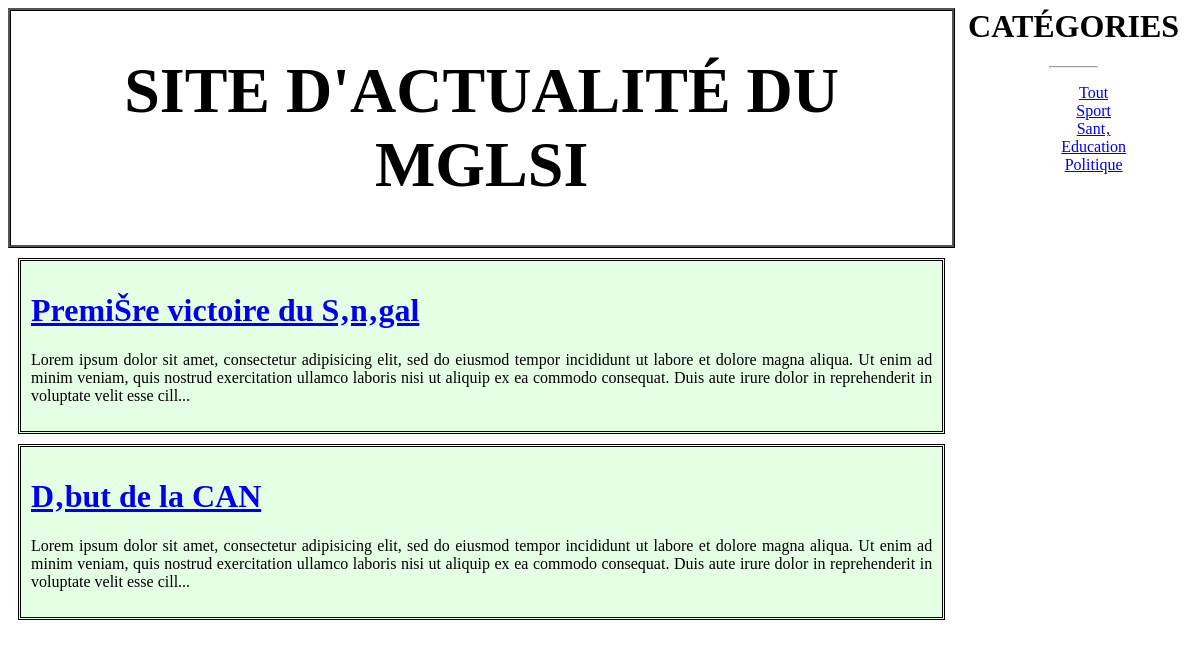
The app's page /article.php?categorie=1 with its own data.
### tables this page shows
CREATE TABLE Article(
	id int primary key auto_increment,
	titre varchar(255),
	contenu text,
	dateCreation datetime DEFAULT NOW(),
	dateModification datetime DEFAULT NOW(),
	categorie int
);

CREATE TABLE Categorie(
	id int primary key auto_increment,
	libelle varchar(20)
);

### inc/fonctions.php (called while the page is built, shortened)
<?php
	function getList($bdd, $table='Article')
	{
		$reponse = $bdd->query('SELECT * FROM '.$table);
		$articles = $reponse->fetchAll(PDO::FETCH_OBJ);
		return $articles;
	}
	function getItemByCategorie($bdd, $catId)
	{
		$reponse = $bdd->query('SELECT * FROM Article WHERE categorie = '.$catId);
		$articles = $reponse->fetchAll(PDO::FETCH_OBJ);
		return $articles;
	}
?>

### article.php (the view, shortened to what this page needs)
<!DOCTYPE html>
<html>
<head>
	<link rel="stylesheet" type="text/css" href="design/style.css">
</head>
<body>
	<div id="contenu">
	<?php
		require_once 'inc/entete.php';
		require_once 'inc/fonctions.php';
		$bdd = dbConnect();
		if (isset($_GET['id']))
		{
			?>
				<?php
					$id = (int) $_GET['id'];
					$article = getItem($bdd, $id);
				?>
				<h1><?= $article->titre ?></h1>
				<span>Publié le <?= $article->dateCreation ?></span>
				<p><?= $article->contenu ?></p>
			</div><?php
		}
		else if  (isset($_GET['categorie']))
		{
			$catId = (int) $_GET['categorie'];
			$articles = getItemByCategorie($bdd, $catId);
			if (empty($articles)) {
				echo "Aucun article dans cette catégorie";
			}
			else
			{
				foreach ($articles as $article)
				{?>
					<div class="article">
						<h1><a href="article.php?id=<?= $article->id ?>"><?= $article->titre ?></a></h1>
						<p><?= substr($article->contenu, 0, 300) . '...' ?></p>
					</div><?php
				}
			}
		}
		else
		{?>
			<meta http-equiv="refresh" content="3; url=index.php">
			<p>Cet article n'existe pas !!!</p><?php
		}
	?>
	</div>
	<?php
		$categories = getList($bdd, 'Categorie');
		require_once 'inc/menu.php';
	?>
</body>
</html>

### inc/menu.php
<div id="menu">
	<h1>Catégories</h1><hr width="20%">
	<ul>
		<li><a href="index.php">Tout</a></li>
		<?php foreach ($categories as $categorie): ?>
			<li><a href="article.php?categorie=<?= $categorie->id ?>"><?= $categorie->libelle ?></a></li>
		<?php endforeach ?>
	</ul>
</div>

### design/style.css (style rules this page uses)
#contenu { float: left; width: 80%; text-align: justify; }
#menu { margin-left: 80%; text-align: center; }
#menu li { list-style-type: none; }
#menu h1 { margin-top: 0px; padding-top: 0px; font-family: "AGENCY FB"; text-transform: uppercase; }
.article { margin: 10px; padding: 10px; border:3px double black; background-color: rgba(0, 255, 0, 0.1); }

### records on screen
article: titre "PremiŠre victoire du S‚n‚gal", contenu "Lorem ipsum dolor sit amet, consectetur adipisicing elit, sed do eiusmod tempor incididunt ut labore et dolore magna aliqua. Ut enim ad minim veniam, quis nostrud exercitation ullamco laboris nisi ut aliquip ex ea commodo consequat. Duis aute irure dolor in reprehenderit in voluptate velit esse cill"
article: titre "D‚but de la CAN", contenu "Lorem ipsum dolor sit amet, consectetur adipisicing elit, sed do eiusmod tempor incididunt ut labore et dolore magna aliqua. Ut enim ad minim veniam, quis nostrud exercitation ullamco laboris nisi ut aliquip ex ea commodo consequat. Duis aute irure dolor in reprehenderit in voluptate velit esse cill"
categorie: libelle "Sport"
categorie: libelle "Sant‚"
categorie: libelle "Education"
categorie: libelle "Politique"
